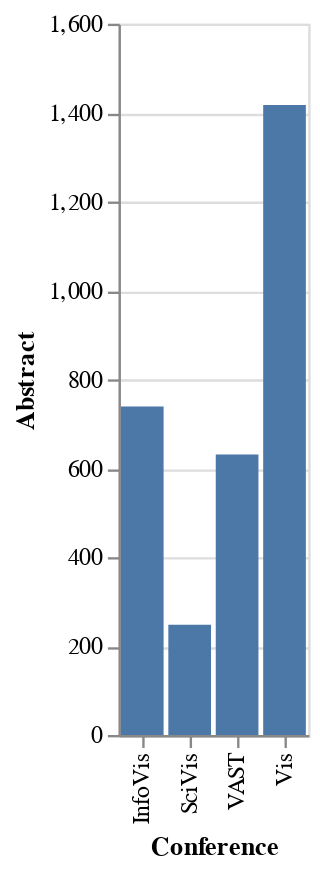

The cell this chart's notebook holds for it:
### Code cell
to_plot2 = df.groupby('Conference').count().reset_index()

alt.Chart(to_plot2).mark_bar().encode(
    x = "Conference:N",
    y = "Abstract:Q",
)

### Figure 1 — Vega-Lite specification as saved in the notebook (floating-point values rounded to 4 significant figures)
{"config": {"view": {"continuousWidth": 400, "continuousHeight": 300}}, "data": {"name": "data-d5ebf676d54e9ed7bbf95a76c04d2044"}, "mark": "bar", "encoding": {"x": {"type": "nominal", "field": "Conference"}, "y": {"type": "quantitative", "field": "Abstract"}}, "$schema": "https://vega.github.io/schema/vega-lite/v4.8.1.json", "datasets": {"data-d5ebf676d54e9ed7bbf95a76c04d2044": [{"Conference": "InfoVis", "Year": 739, "Title": 739, "DOI": 739, "Link": 739, "FirstPage": 738, "LastPage": 737, "PaperType": 739, "Abstract": 739, "AuthorNames-Deduped": 739, "AuthorNames": 738, "AuthorAffiliation": 699, "InternalReferences": 638, "AuthorKeywords": 612, "AminerCitationCount_02-2020": 712, "XploreCitationCount - 2020-01": 739, "PubsCited": 739, "Award": 57}, {"Conference": "SciVis", "Year": 248, "Title": 248, "DOI": 248, "Link": 248, "FirstPage": 248, "LastPage": 248, "PaperType": 248, "Abstract": 248, "AuthorNames-Deduped": 248, "AuthorNames": 248, "AuthorAffiliation": 246, "InternalReferences": 225, "AuthorKeywords": 232, "AminerCitationCount_02-2020": 236, "XploreCitationCount - 2020-01": 248, "PubsCited": 248, "Award": 21}, {"Conference": "VAST", "Year": 631, "Title": 631, "DOI": 631, "Link": 631, "FirstPage": 600, "LastPage": 600, "PaperType": 631, "Abstract": 631, "AuthorNames-Deduped": 631, "AuthorNames": 631, "AuthorAffiliation": 627, "InternalReferences": 436, "AuthorKeywords": 396, "AminerCitationCount_02-2020": 602, "XploreCitationCount - 2020-01": 630, "PubsCited": 631, "Award": 34}, {"Conference": "Vis", "Year": 1417, "Title": 1416, "DOI": 1417, "Link": 1417, "FirstPage": 1416, "LastPage": 1410, "PaperType": 1417, "Abstract": 1417, "AuthorNames-Deduped": 1417, "AuthorNames": 1416, "AuthorAffiliation": 1339, "InternalReferences": 1034, "AuthorKeywords": 881, "AminerCitationCount_02-2020": 1372, "XploreCitationCount - 2020-01": 1417, "PubsCited": 1417, "Award": 36}]}}
